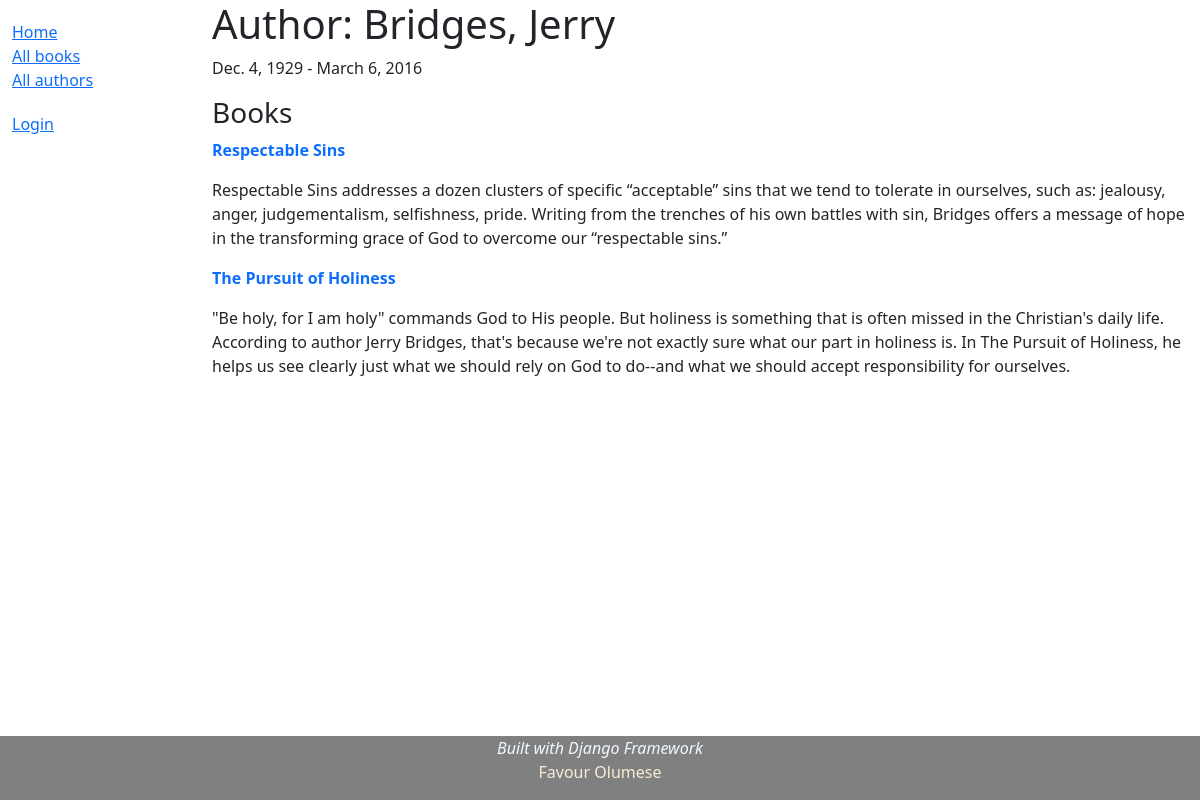
Screenshot of /catalog/author/4 with the database file from the repository.
### catalog/models.py (models this page shows, shortened)
class Author(models.Model):
    first_name = models.CharField(max_length=100)
    last_name = models.CharField(max_length=100)
    date_of_birth = models.DateField(null=True, blank=True)
    date_of_death = models.DateField('Died',null=True, blank=True)
    class Meta:
        ordering = ['last_name', 'first_name']
        permissions = (('can_edit_authors', 'Edit authors\' details'),)

class Book(models.Model):
    title = models.CharField(max_length=200)
    author = models.ForeignKey('Author', on_delete=models.SET_NULL, null=True)
    summary = models.TextField(max_length=1000,
    help_text = 'Enter a brief description of the book')
    isbn = models.CharField('ISBN', max_length=13, unique=True,
    help_text='13 Character <a href="https://www.isbn-international.org/\
    content/what-isbn">ISBN number</a>')
    genre = models.ManyToManyField(Genre,
    help_text='Select a genre for this book.')
    language = models.ForeignKey('Language', on_delete=models.SET_NULL, null=True)
    def get_absolute_url(self):
        return reverse('book-detail', args=[str(self.id)])
    def display_genre(self):
        """Create a string for the Genre. This is required to display
        genre in Admin. The ManyToManyField prevent the __str__
        from performing this function."""
        return ', '.join(genre.name for genre in self.genre.all()[:3])
    display_genre.short_description = 'Genre'
    class Meta:
        permissions = (('can_edit_books', 'Edit books\' details'),)

### catalog/views.py (the view)
# urls.py: path('author/<int:pk>', views.AuthorDetailView.as_view(), name='author-detail'),
class AuthorDetailView(generic.DetailView):
    model = Author

### catalog/templates/catalog/author_detail.html (shortened to what this page needs)
{% extends "catalog/base_generic.html" %}
{% block content %}
    <h1>Author: {{ author.last_name}}, {{ author.first_name }}</h1>
    <p>
        {% if author.date_of_birth %}
            {{ author.date_of_birth }} -
            {% if author.date_of_death %}
                {{ author.date_of_death }}
            {% else %}
                <span>Present</span>
            {% endif %}
        {% endif %}
    </p>
    {% if author.book_set.all %}
        <h3>Books</h3>
        {% for book in author.book_set.all %}
            <p><strong><a href="{{ book.get_absolute_url }}" style="text-decoration: none;">{{ book.title }}</a></strong></p>
            <p>{{ book.summary }}</p>
        {% endfor %}
    {% endif %}
{% endblock %}

### rows the page displays
Author: date_of_birth "Dec. 4, 1929", date_of_death "March 6, 2016"
Book: title "Respectable Sins", summary "Respectable Sins addresses a dozen clusters of specific “acceptable” sins that we tend to tolerate in ourselves, such as: jealousy, anger, judgementalism, selfishness, pride. Writing from the trenches of his own battles with sin, Bridges offers a message of hope in the transforming grace of God to overcome our “respectable sins.”"
Book: title "The Pursuit of Holiness", summary "\"Be holy, for I am holy\" commands God to His people. But holiness is something that is often missed in the Christian's daily life. According to author Jerry Bridges, that's because we're not exactly sure what our part in holiness is. In The Pursuit of Holiness, he helps us see clearly just what we should rely on God to do--and what we should accept responsibility for ourselves."
